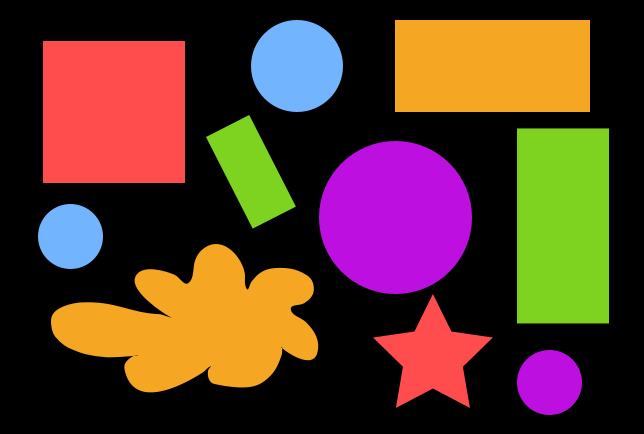
#> input picture images/shapes3.png, 644 x 434 px
$ python 17_contour_approximation.py
#> lines starting #> are read from the running program, lines starting #| are printed output that depends on the picture; after the words box and inside, x2 and y2 are one past the last pixel; in counts of white or black regions, pixels touching at a corner belong together
import cv2

image = cv2.imread("../images/shapes3.png")
#> image is the input picture: shape (434, 644, 3); mean B, G, R 41.5, 56.7, 89.1
gray  = cv2.cvtColor(image, cv2.COLOR_BGR2GRAY)
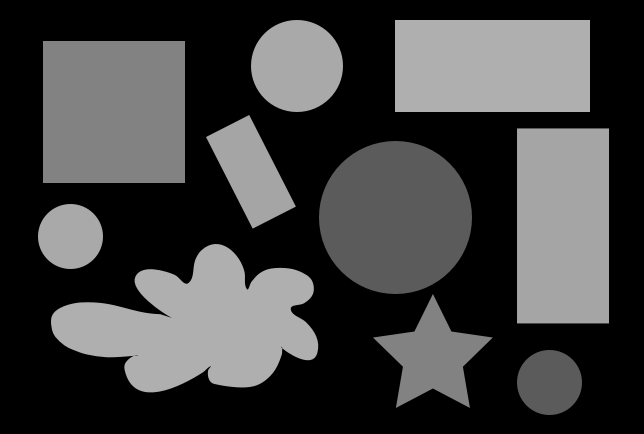
#> gray: shape (434, 644); min 0, max 175, mean 64.6

contours = cv2.findContours(gray.copy(), cv2.RETR_EXTERNAL, cv2.CHAIN_APPROX_SIMPLE)[1]
#> contours = 10 contours; largest, box (x1, y1, x2, y2) and area: (51, 244, 319, 393) 23551, (43, 41, 185, 183) 19881, (319, 141, 472, 294) 18422, (517, 128, 610, 324) 17940, (395, 20, 590, 112) 17654

# define a function that approximates a contour based on a certain ratio of
# its perimeter
def approx(contour, peri_ratio=0.01):
    peri = cv2.arcLength(contour, True)
    return cv2.approxPolyDP(contour, peri_ratio * peri, True)

# filter out only contours that approximate to 4 vertices
rectangles = filter(lambda c: len(approx(c)) == 4, contours)
# draw all of these contours on the image with a yellow outline
cv2.drawContours(image, rectangles, -1, (0, 255, 255), 2)
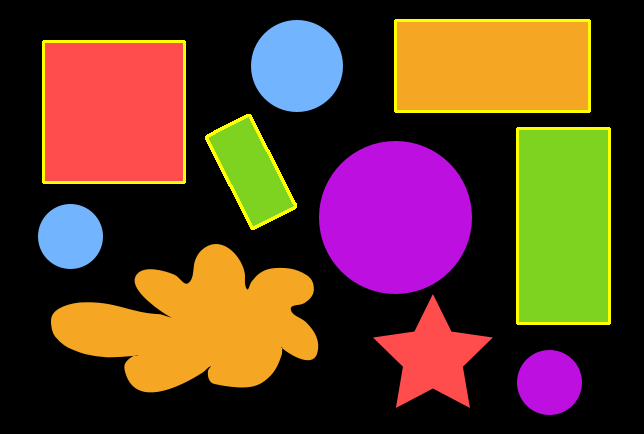
#> image: shape (434, 644, 3); 2.21% of pixels changed, all inside (x1, y1, x2, y2) = (42, 19, 611, 325)


# if you're running on the online VM, run this:
cv2.imwrite("shapes3_rectangles.png", image)

# if you're running on your own local machine, you can view it directly
# by uncommenting these lines:
# cv2.imshow("Rectangle Contours", image)
# cv2.waitKey(0)

$ run again, with images/shapes2.png copied over images/shapes3.png
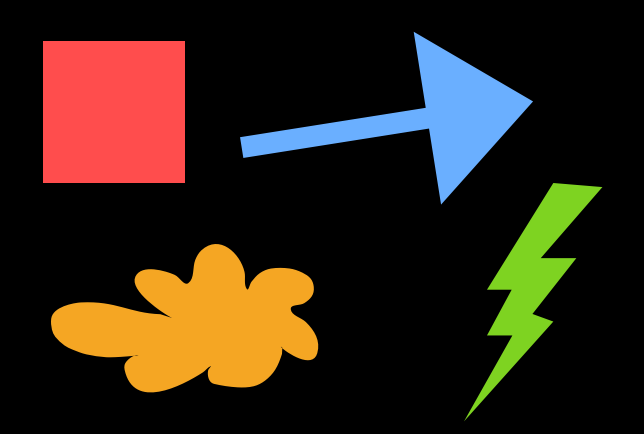
#> input picture images/shapes2.png, 644 x 434 px
#> image is the input picture: shape (434, 644, 3); mean B, G, R 21.6, 34.2, 47.8
#> `gray  = cv2.cvtColor(image, cv2.COLOR_BGR2GRAY)`:
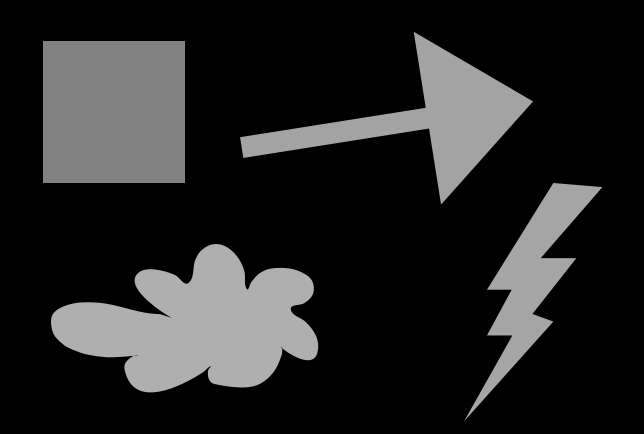
#> gray: shape (434, 644); min 0, max 175, mean 36.8
#> contours = 4 contours; box (x1, y1, x2, y2) and area: (51, 244, 319, 393) 23551, (43, 41, 185, 183) 19881, (240, 31, 533, 205) 13396, (464, 183, 603, 422) 8649
#> `cv2.drawContours(image, rectangles, -1, (0, 255, 255), 2)`:
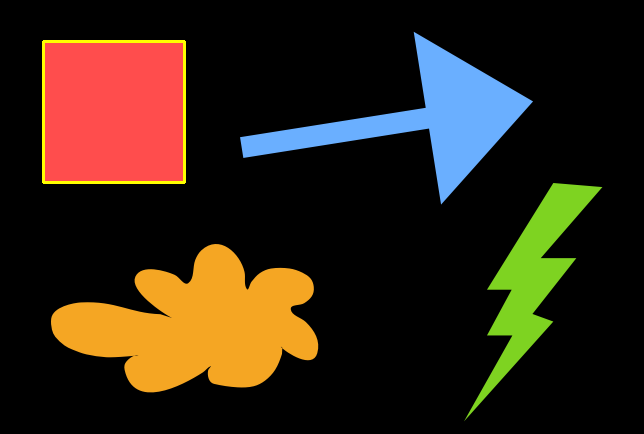
#> image: shape (434, 644, 3); 0.6% of pixels changed, all inside (x1, y1, x2, y2) = (42, 40, 186, 184)
